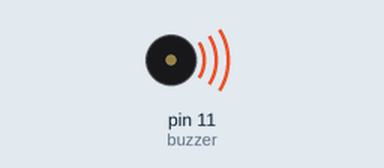
Bench run of a sketch on a simulated Arduino Uno, built with avr-gcc and run on an emulated ATmega328P. On the bench: buzzer (waves = sounding).

Above: at 0.1 s.
Timing chart, 0 to 1.6 s (numbered marks = the images above):
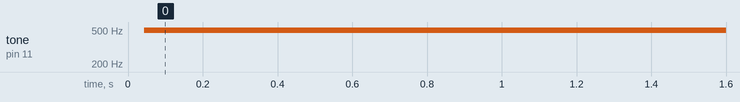

The sketch:

Passive_Buzzer.ino
```cpp
const int buzzer = 11;

void setup() {
  pinMode(buzzer, OUTPUT);

}

void loop() {
  char i;
  char j;

  while(1){
    for(i = 0; i < 80; i++){
      digitalWrite(buzzer, HIGH);
      delay(1);
      digitalWrite(buzzer, LOW);
      delay(1);

    }

    for(j = 0; j < 100; j++){
      digitalWrite(buzzer, HIGH);
      digitalWrite(buzzer, LOW);
      delay(2);

    }
  }
}
```

Measured:
- by itself, tone on pin 11 (buzzer): silent → 496 Hz at 0.04 s
